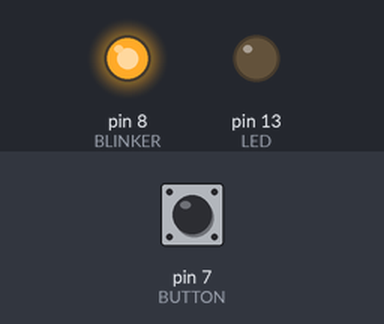
The sketch below on a simulated Arduino Uno, built with avr-gcc and run on an emulated ATmega328P. On the bench: output pins drawn as LEDs (lit = HIGH). Dashed ring = blinking. Inputs (shaded band) come from the test bench; at power-on: pin 7 (BUTTON) LOW.

Above: at 1.2 s.
1.3 s: pin 7 (BUTTON) pulled HIGH for 3.2 s
At 5.4 s:
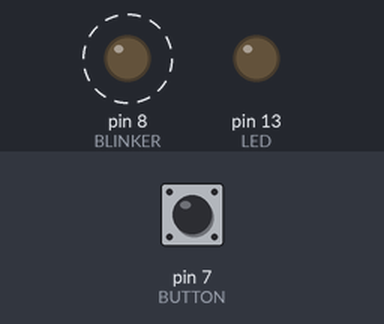
At 14.81 s:
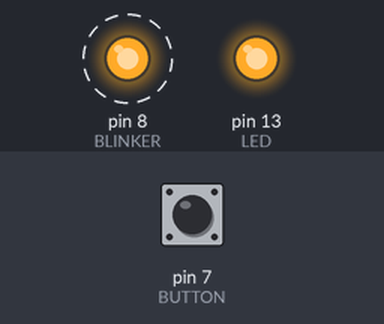
Timing chart, 0 to 16.5 s (numbered marks = the images above; inputs shaded):
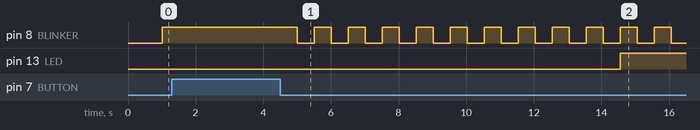

Measured:
- after the input at 1.3 s, pin 13 (LED): LOW → HIGH after 13.3 s instead of 8.8 s

The sketch:

shotClock1.ino
```cpp
const int LED = 13;
const int BLINKER = 8;
const int BUTTON = 7;
int countdown = 10000;
int addedDelay = 0;

int val = 0;

void setup() {
  pinMode(LED, OUTPUT);
  pinMode(BLINKER, OUTPUT);
  pinMode(BUTTON, INPUT);
}

void loop() {
  val = digitalRead(BUTTON);
  countdown -= 5;
  addedDelay += 5;
  delay(5);
  if (val == HIGH) {
    countdown = 10000;
    addedDelay = 0;
    digitalWrite(LED, LOW);
    digitalWrite(BLINKER, HIGH);
  }
  if (countdown < 0) {
    digitalWrite(LED, HIGH);
  }
  if((addedDelay % 1000) == 500) {
    digitalWrite(BLINKER, LOW);
  } else if((addedDelay % 1000) == 0) {
    digitalWrite(BLINKER, HIGH);
  }

}
```
